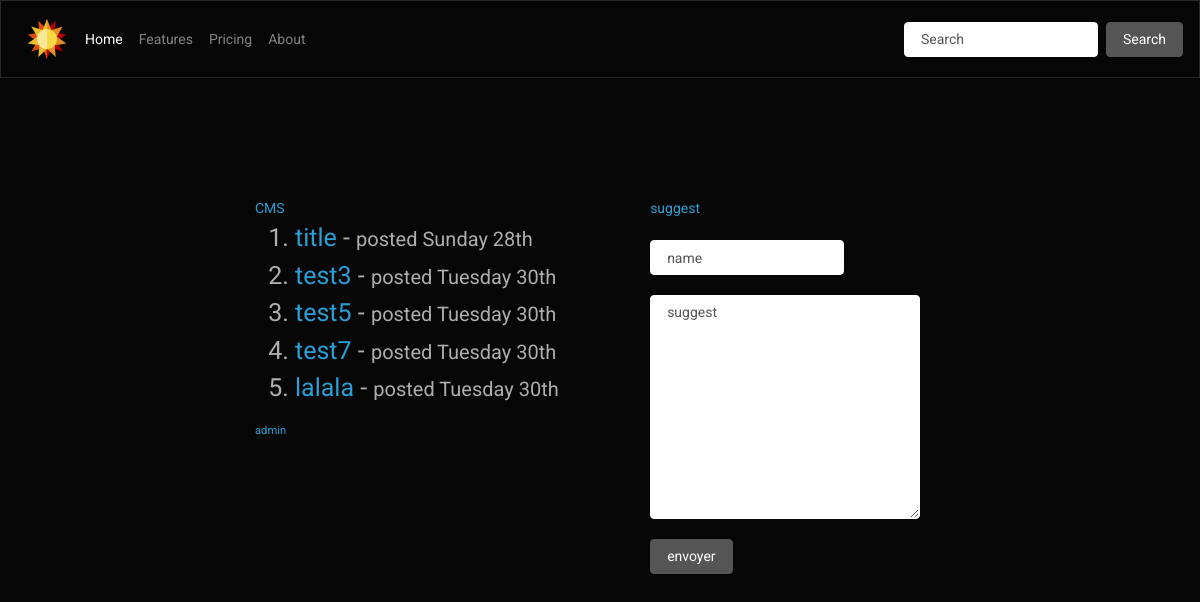
The app's page /cms/index.php, older data.
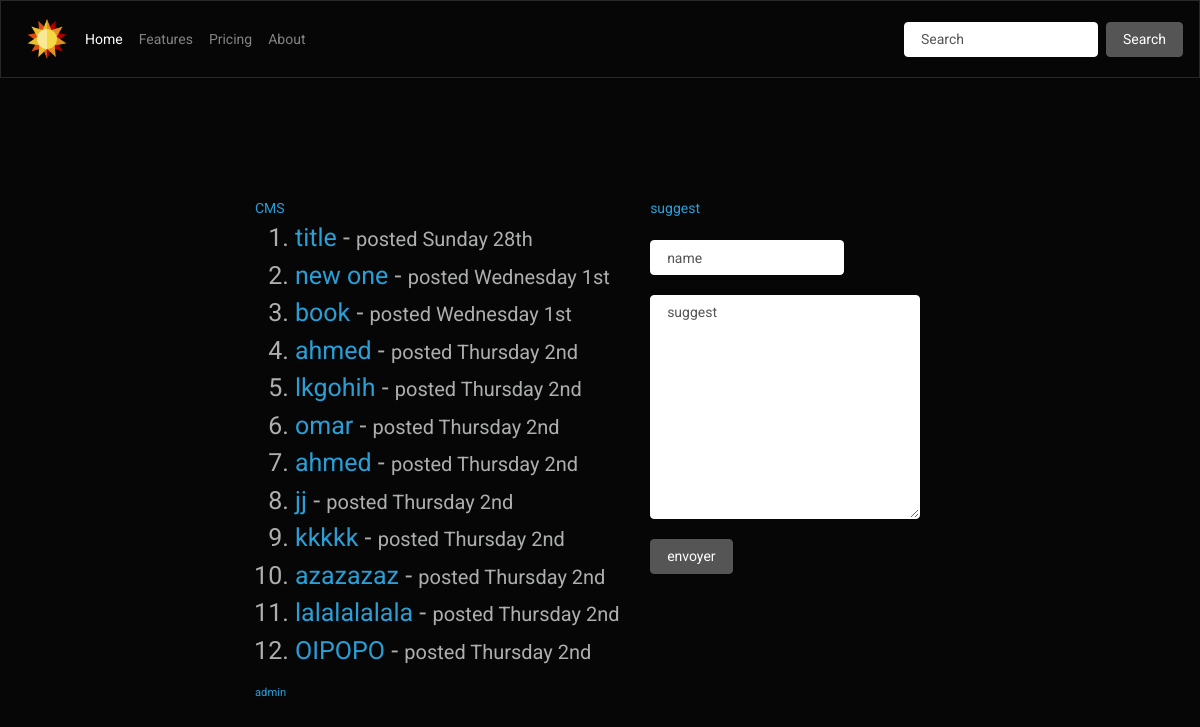
The same page, newer data.
### tables this page shows
CREATE TABLE `articles` (
  `article_id` int(11) NOT NULL,
  `article_title` varchar(255) NOT NULL,
  `article_content` text NOT NULL,
  `article_timestamp` int(11) NOT NULL DEFAULT current_timestamp(),
  `article_img` blob NOT NULL
);

### cms/includes/article.php (called while the page is built, shortened)
<?php
class article {
    public function fetch_all(){
       global $pdo;
       $query = $pdo ->prepare("SELECT * FROM articles");
       $query -> execute();
       return $query-> fetchAll();
    }
}
?>

### cms/index.php (the view, shortened to what this page needs)
<?php
include_once('includes/connection.php');
include_once('includes/article.php');
$article = new Article;
$articles = $article ->fetch_all();
?>
<html>
    <head>
        <link rel="stylesheet" href="assete/style.css">
        <link rel="stylesheet" type="text/css" href="assete/bootswatch.css">
     </head>
     <body>
     <nav class="navbar navbar-expand-lg navbar-dark bg-dark">
    <img class="size"src="img/summer.png" alt="icon">
  <div class="collapse navbar-collapse" id="navbarColor02">
    <ul class="navbar-nav mr-auto">
      <li class="nav-item active">
        <a class="nav-link" href="#">Home <span class="sr-only">(current)</span></a>
      </li>
      <li class="nav-item">
        <a class="nav-link" href="#">Features</a>
      </li>
      <li class="nav-item">
        <a class="nav-link" href="#">Pricing</a>
      </li>
      <li class="nav-item">
        <a class="nav-link" href="#">About</a>
      </li>
    </ul>
    <form class="form-inline my-2 my-lg-0">
      <input class="form-control mr-sm-2" type="text" placeholder="Search">
      <button class="btn btn-secondary my-2 my-sm-0" type="submit">Search</button>
    </form>
  </div>
</nav>
<div class="flex">
   <div class="container" >
        <a href="index.php" id="logo">CMS</a>
       <ol>
       <?php foreach ($articles as $article) { ?>
          <li>
          <a href="article.php?id=<?php echo $article['article_id'] ;?>">
             <?php echo $article['article_title'] ; ?>
            </a>
           - <small>
             posted <?php  echo date('l jS', $article['article_timestamp']); ?>
             </small>
          </li>
       <?php  } ?>
       </ol>
       <small>
         <a href="admin">admin</a><br><br>
       </small>
   </div>
   <div class="suggest">
   <a href="#">suggest</a><br><br>
   <form class="form-inline my-2 my-lg-0" action="index.php" method="post" autocomplete="off">
   <input class="form-control mr-sm-2 mode" type="text" placeholder="name" name="name"><br><br>
   <textarea class="form-control mr-sm-2 mode" name="suggest"  placeholder="suggest" cols="30" rows="10"></textarea><br><br>
   <a href="#"><button class="btn btn-secondary my-2 my-sm-0 " >envoyer</button></a>
   </div>
</div>
     </body>
</html>

### cms/assete/style.css (style rules this page uses)
.flex { display: flex; justify-content: space-around; width: 60%; margin:0 auto; margin-top:10% ; }
ol li { font-size: 25px; }
.mode { margin-bottom: 20px; }
.size { width: 40px; margin: 10px; }

Row changes from the older to the newer data that the page shows:
removed articles: article_title "test3", article_timestamp "Tuesday 30th"
removed articles: article_title "test5", article_timestamp "Tuesday 30th"
removed articles: article_title "test7", article_timestamp "Tuesday 30th"
removed articles: article_title "lalala", article_timestamp "Tuesday 30th"
added articles: article_title "new one", article_timestamp "Wednesday 1st"
added articles: article_title "book", article_timestamp "Wednesday 1st"
added articles: article_title "ahmed", article_timestamp "Thursday 2nd"
added articles: article_title "lkgohih", article_timestamp "Thursday 2nd"
added articles: article_title "omar", article_timestamp "Thursday 2nd"
added articles: article_title "ahmed", article_timestamp "Thursday 2nd"
added articles: article_title "jj", article_timestamp "Thursday 2nd"
added articles: article_title "kkkkk", article_timestamp "Thursday 2nd"
added articles: article_title "azazazaz", article_timestamp "Thursday 2nd"
added articles: article_title "lalalalalala", article_timestamp "Thursday 2nd"
added articles: article_title "OIPOPO", article_timestamp "Thursday 2nd"
